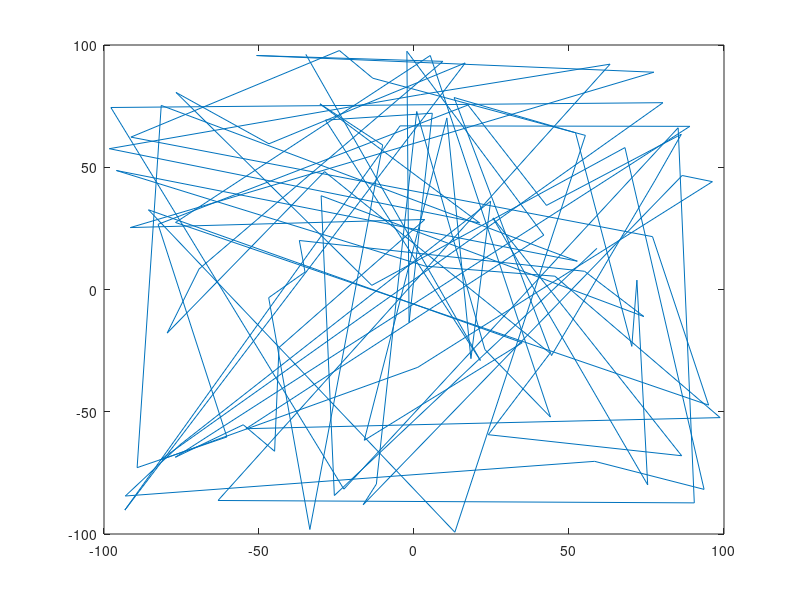

This chart was generated by the following MATLAB code:
clear; clc;

up=100;
low=-100;
n=100;
a=1;
b=2;
c=3;

x1=(up-low)*rand(1,n)+low;
x2=(up-low)*rand(1,n)+low;

func=@(x,y) sign(a*x+b*y+c);
yi = arrayfun(func,x1,x2);
plot(x1,x2);